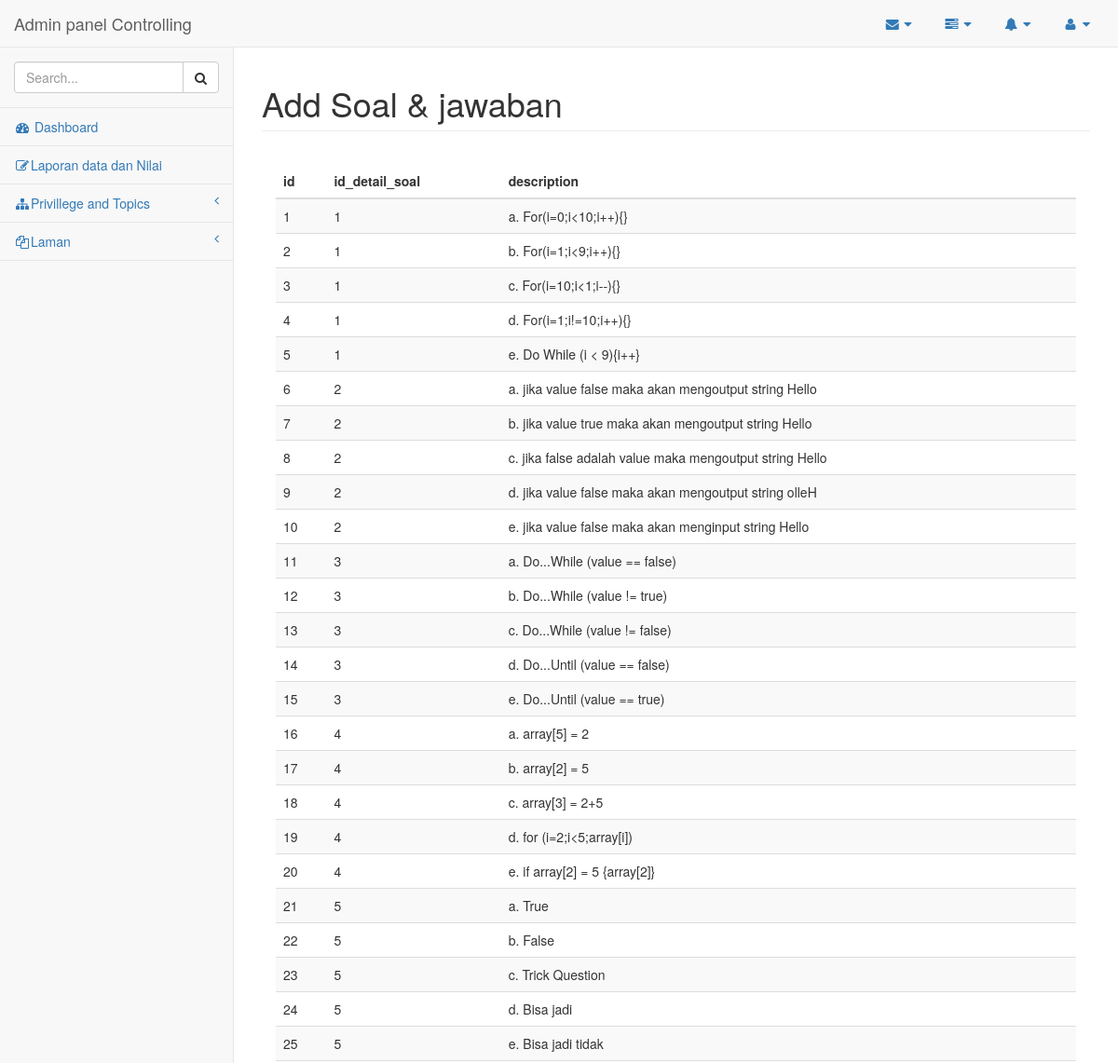
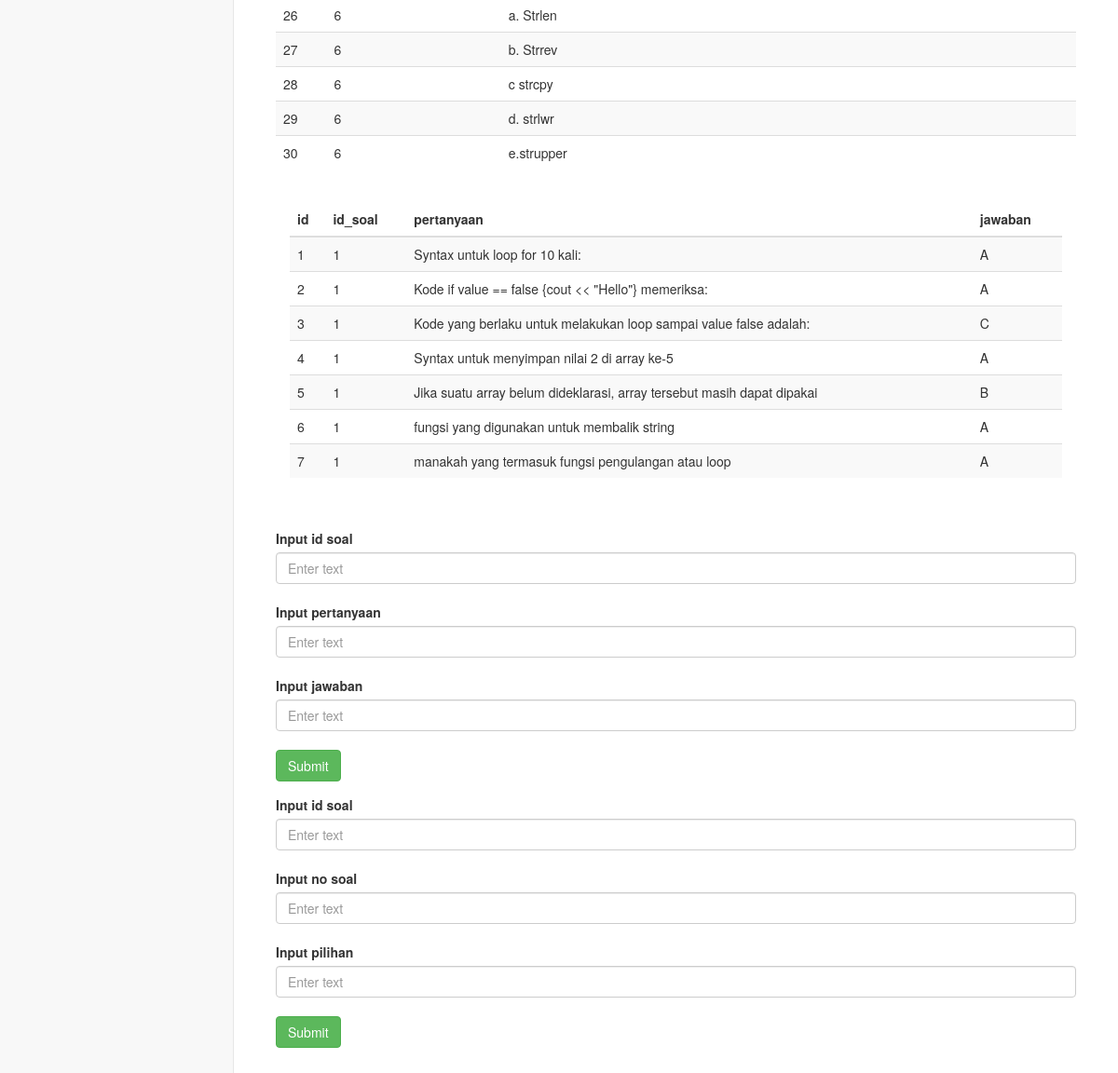
/pages/add_soal.php (signed in), run on the app's committed database (2 pictures, top to bottom).
### tables this page shows
CREATE TABLE `pilihan_jawaban` (
  `ID` int(10) NOT NULL,
  `ID_DETAIL_SOAL` int(10) NOT NULL,
  `DESCRIPTION` varchar(1000) DEFAULT NULL
);

CREATE TABLE `detail_soal` (
  `ID` int(10) NOT NULL,
  `ID_SOAL` int(10) UNSIGNED NOT NULL,
  `PERTANYAAN` varchar(1000) NOT NULL,
  `JAWABAN` varchar(1000) DEFAULT NULL
);

### pages/add_soal.php (the view, shortened to what this page needs)
<?php
    include('functions.php');
?>
<!DOCTYPE html>
<html lang="en">
<head>
    <link href="../vendor/bootstrap/css/bootstrap.min.css" rel="stylesheet">
    <link href="../vendor/metisMenu/metisMenu.min.css" rel="stylesheet">
    <link href="../dist/css/sb-admin-2.css" rel="stylesheet">
    <link href="../vendor/morrisjs/morris.css" rel="stylesheet">
    <link href="../vendor/font-awesome/css/font-awesome.min.css" rel="stylesheet" type="text/css">
</head>
<body>
    <div id="wrapper">
        <nav class="navbar navbar-default navbar-static-top" role="navigation" style="margin-bottom: 0">
            <div class="navbar-header">
                <a class="navbar-brand" href="index.php">Admin panel Controlling </a>
            </div>
            <ul class="nav navbar-top-links navbar-right">
                <li class="dropdown">
                    <a class="dropdown-toggle" data-toggle="dropdown" href="#">
                        <i class="fa fa-envelope fa-fw"></i> <i class="fa fa-caret-down"></i>
                    </a>
                </li>
                <li class="dropdown">
                    <a class="dropdown-toggle" data-toggle="dropdown" href="#">
                        <i class="fa fa-tasks fa-fw"></i> <i class="fa fa-caret-down"></i>
                    </a>
                </li>
                <li class="dropdown">
                    <a class="dropdown-toggle" data-toggle="dropdown" href="#">
                        <i class="fa fa-bell fa-fw"></i> <i class="fa fa-caret-down"></i>
                    </a>
                </li>
                <li class="dropdown">
                    <a class="dropdown-toggle" data-toggle="dropdown" href="#">
                        <i class="fa fa-user fa-fw"></i> <i class="fa fa-caret-down"></i>
                    </a>
                </li>
            </ul>
            <div class="navbar-default sidebar" role="navigation">
                <div class="sidebar-nav navbar-collapse">
                    <ul class="nav" id="side-menu">
                        <li class="sidebar-search">
                            <div class="input-group custom-search-form">
                                <input type="text" class="form-control" placeholder="Search...">
                                <span class="input-group-btn">
                                <button class="btn btn-default" type="button">
                                    <i class="fa fa-search"></i>
                                </button>
                            </span>
                            </div>
                        </li>
                        <li>
                            <a href="index.php"><i class="fa fa-dashboard fa-fw"></i> Dashboard</a>
                        </li>
                        <li>
                            <a href="#"><i class="fa fa-edit fa-fw"></i>Laporan data dan Nilai </a>
                        </li>
                        <li>
                            <a href="#"><i class="fa fa-sitemap fa-fw"></i>Privillege and Topics<span class="fa arrow"></span></a>
                        </li>
                        <li>
                            <a href="#"><i class="fa fa-files-o fa-fw"></i>Laman<span class="fa arrow"></span></a>
                        </li>
                    </ul>
                </div>
            </div>
        </nav>
        <div id="page-wrapper">
            <div class="row">
                <div class="col-lg-12">
                    <h1 class="page-header">Add Soal & jawaban</h1>
                        <div class="form-group">
                              <?php
                 $result = mysqli_query($db,"SELECT * From pilihan_jawaban ");
                        echo "
                            <div class='panel-body'>
                            <div class='table-responsive'>
                            <table class='table table-striped'>
                            <thead>
                            <tr>
                            <th align='center''>id</th>
                            <th align='center''>id_detail_soal</th>
                            <th align='center''>description</th>
                            </tr>
                            </thead>";
                    while($row = mysqli_fetch_array($result))
                        {
                            echo "<tr>";
                            echo "<td '>" . $row['ID'] . "</td>";
                            echo "<td '>" . $row['ID_DETAIL_SOAL'] . "</td>";
                             echo "<td '>" . $row['DESCRIPTION'] . "</td>";
                            echo "</tr>";
                            }
                echo "</table></center>";
                    ?>
                                         <div class="form-group">
                              <?php
                 $result = mysqli_query($db,"SELECT * From detail_soal ");
                        echo "
                            <div class='panel-body'>
                            <div class='table-responsive'>
                            <table class='table table-striped'>
                            <thead>
                            <tr>
                            <th align='center''>id</th>
                            <th align='center''>id_soal</th>
                            <th align='center''>pertanyaan</th>
                            <th align='center''>jawaban</th>
                            </tr>
                            </thead>";
                    while($row = mysqli_fetch_array($result))
                        {
                            echo "<tr>";
                            echo "<td '>" . $row['ID'] . "</td>";
                            echo "<td '>" . $row['ID_SOAL'] . "</td>";
                             echo "<td '>" . $row['PERTANYAAN'] . "</td>";
                             echo "<td '>" . $row['JAWABAN'] . "</td>";
                            echo "</tr>";
                            }
                echo "</table></center>";
                    ?>
                                </div>
                            </div><br>
                             <form method="post" action="add_soal.php">
                                <label>Input id soal</label>
                            <input class="form-control" placeholder="Enter text" name="id"><br>
                        <label>Input pertanyaan</label>
                            <input class="form-control" placeholder="Enter text" name="soal"><br>
                            <label>Input jawaban</label>
                              <input class="form-control" placeholder="Enter text" name="jawaban"><br>
                              <input type="Submit" class="btn btn-success"name="Submit">
                          </form>
                        </div>
                        <div class="form-group">
                             <form method="post" action="add_soal.php">
                            <label>Input id soal</label>
                            <input class="form-control" placeholder="Enter text" name="ID_soal"><br>
                            <label>Input no soal</label>
                            <input class="form-control" placeholder="Enter text" name="no_soal"><br>
                            <label>Input pilihan</label>
                            <input class="form-control" placeholder="Enter text" name="pilihan"><br>
                              <input type="Submit" class="btn btn-success"name="Submit1">
                          </form>
                        </div>
            </div>
        </div>
    </div>
</body>
</html>

### data on the page
pilihan_jawaban: ID "1", ID_DETAIL_SOAL "1", DESCRIPTION "a. For(i=0;i<10;i++){}"
pilihan_jawaban: ID "2", ID_DETAIL_SOAL "1", DESCRIPTION "b. For(i=1;i<9;i++){}"
pilihan_jawaban: ID "3", ID_DETAIL_SOAL "1", DESCRIPTION "c. For(i=10;i<1;i--){}"
pilihan_jawaban: ID "4", ID_DETAIL_SOAL "1", DESCRIPTION "d. For(i=1;i!=10;i++){}"
pilihan_jawaban: ID "5", ID_DETAIL_SOAL "1", DESCRIPTION "e. Do While (i < 9){i++}"
pilihan_jawaban: ID "6", ID_DETAIL_SOAL "2", DESCRIPTION "a. jika value false maka akan mengoutput string Hello"
pilihan_jawaban: ID "7", ID_DETAIL_SOAL "2", DESCRIPTION "b. jika value true maka akan mengoutput string Hello"
pilihan_jawaban: ID "8", ID_DETAIL_SOAL "2", DESCRIPTION "c. jika false adalah value maka mengoutput string Hello"
pilihan_jawaban: ID "9", ID_DETAIL_SOAL "2", DESCRIPTION "d. jika value false maka akan mengoutput string olleH"
pilihan_jawaban: ID "10", ID_DETAIL_SOAL "2", DESCRIPTION "e. jika value false maka akan menginput string Hello"
pilihan_jawaban: ID "11", ID_DETAIL_SOAL "3", DESCRIPTION "a. Do...While (value == false)"
pilihan_jawaban: ID "12", ID_DETAIL_SOAL "3", DESCRIPTION "b. Do...While (value != true)"
pilihan_jawaban: ID "13", ID_DETAIL_SOAL "3", DESCRIPTION "c. Do...While (value != false)"
pilihan_jawaban: ID "14", ID_DETAIL_SOAL "3", DESCRIPTION "d. Do...Until (value == false)"
pilihan_jawaban: ID "15", ID_DETAIL_SOAL "3", DESCRIPTION "e. Do...Until (value == true)"
pilihan_jawaban: ID "16", ID_DETAIL_SOAL "4", DESCRIPTION "a. array[5] = 2"
pilihan_jawaban: ID "17", ID_DETAIL_SOAL "4", DESCRIPTION "b. array[2] = 5"
pilihan_jawaban: ID "18", ID_DETAIL_SOAL "4", DESCRIPTION "c. array[3] = 2+5"
pilihan_jawaban: ID "19", ID_DETAIL_SOAL "4", DESCRIPTION "d. for (i=2;i<5;array[i])"
pilihan_jawaban: ID "20", ID_DETAIL_SOAL "4", DESCRIPTION "e. if array[2] = 5 {array[2]}"
pilihan_jawaban: ID "21", ID_DETAIL_SOAL "5", DESCRIPTION "a. True"
pilihan_jawaban: ID "22", ID_DETAIL_SOAL "5", DESCRIPTION "b. False"
pilihan_jawaban: ID "23", ID_DETAIL_SOAL "5", DESCRIPTION "c. Trick Question"
pilihan_jawaban: ID "24", ID_DETAIL_SOAL "5", DESCRIPTION "d. Bisa jadi"
pilihan_jawaban: ID "25", ID_DETAIL_SOAL "5", DESCRIPTION "e. Bisa jadi tidak"
pilihan_jawaban: ID "26", ID_DETAIL_SOAL "6", DESCRIPTION "a. Strlen"
pilihan_jawaban: ID "27", ID_DETAIL_SOAL "6", DESCRIPTION "b. Strrev"
pilihan_jawaban: ID "28", ID_DETAIL_SOAL "6", DESCRIPTION "c strcpy"
pilihan_jawaban: ID "29", ID_DETAIL_SOAL "6", DESCRIPTION "d. strlwr"
pilihan_jawaban: ID "30", ID_DETAIL_SOAL "6", DESCRIPTION "e.strupper"
detail_soal: ID "1", ID_SOAL "1", PERTANYAAN "Syntax untuk loop for 10 kali:", JAWABAN "A"
detail_soal: ID "2", ID_SOAL "1", PERTANYAAN "Kode if value == false {cout << \"Hello\"} memeriksa:", JAWABAN "A"
detail_soal: ID "3", ID_SOAL "1", PERTANYAAN "Kode yang berlaku untuk melakukan loop sampai value false adalah:", JAWABAN "C"
detail_soal: ID "4", ID_SOAL "1", PERTANYAAN "Syntax untuk menyimpan nilai 2 di array ke-5", JAWABAN "A"
detail_soal: ID "5", ID_SOAL "1", PERTANYAAN "Jika suatu array belum dideklarasi, array tersebut masih dapat dipakai", JAWABAN "B"
detail_soal: ID "6", ID_SOAL "1", PERTANYAAN "fungsi yang digunakan untuk membalik string", JAWABAN "A"
detail_soal: ID "7", ID_SOAL "1", PERTANYAAN "manakah yang termasuk fungsi pengulangan atau loop", JAWABAN "A"
